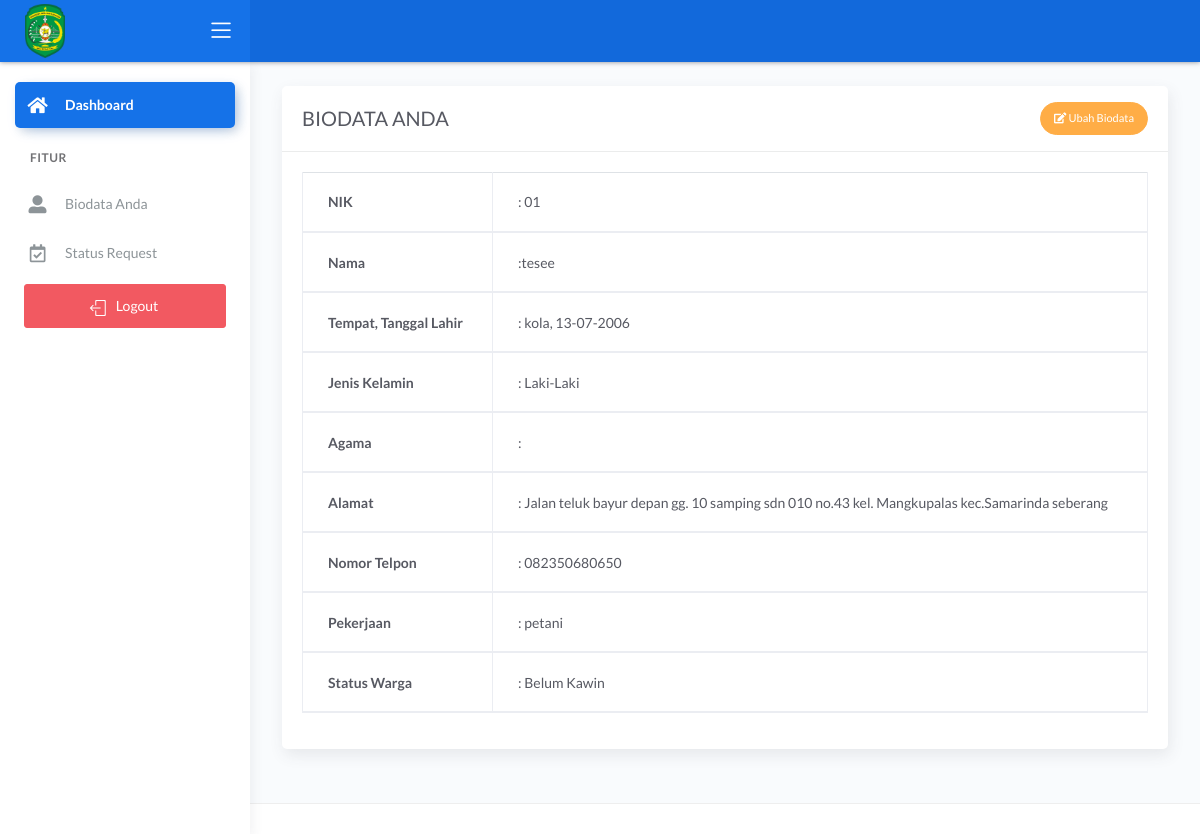
/warga/index.php?halaman=tampil_pemohon (signed in), run on the app's committed database.
### tables this page shows
CREATE TABLE `data_user` (
  `nik` varchar(16) NOT NULL,
  `password` varchar(225) NOT NULL,
  `hak_akses` varchar(50) NOT NULL,
  `nama` varchar(30) NOT NULL,
  `tanggal_lahir` date NOT NULL,
  `tempat_lahir` varchar(30) NOT NULL,
  `jekel` varchar(20) NOT NULL,
  `agama` varchar(20) DEFAULT NULL,
  `rt` int DEFAULT NULL,
  `alamat` text,
  `telepon` varchar(13) DEFAULT NULL,
  `pekerjaan` varchar(50) DEFAULT NULL,
  `status_warga` varchar(30) DEFAULT NULL
);

### warga/tampil_pemohon.php (the view)
<?php include '../konek.php';?>
<?php
	$tampil_nik = "SELECT * FROM data_user WHERE nik=$_SESSION[nik]";
	$query = mysqli_query($konek,$tampil_nik);
	$data = mysqli_fetch_array($query,MYSQLI_BOTH);
	$nik = $data['nik'];
    $nama = $data['nama'];
    $tempat = $data['tempat_lahir'];
    $tanggal = $data['tanggal_lahir'];
    $format = date('d-m-Y',strtotime($tanggal));
    $jekel = $data['jekel'];
    $alamat = $data['alamat'];
    $telepon = $data['telepon'];
    $pekerjaan = $data['pekerjaan'];
    $agama = $data['agama'];
    $status_warga = $data['status_warga'];
?>
<div class="page-inner">
    <div class="row">
        <div class="col-md-12">
            <div class="card">
                <div class="card-header">
                    <div class="d-flex align-items-center">
                        <h4 class="card-title">BIODATA ANDA</h4>
                            <a href="?halaman=ubah_pemohon&nik=<?=$nik;?>" class="btn btn-sm btn-warning btn-round ml-auto">
                                <i class="fa fa-edit"></i>
                                    Ubah Biodata
                            </a>
                    </div>
                </div>
                <div class="card-body">
                    <table class="table table-bordered">
                        <thead>
                            <tr>
                                <th>NIK</th>
                                <td>: <?= $nik;?></td>
                            </tr>
                            <tr>
                                <th>Nama</th>
                                <td>:<?= $nama;?></td>
                            </tr>
                            <tr>
                                <th>Tempat, Tanggal Lahir</th>
                                <td>: <?= $tempat.', '.$format;?></td>
                            </tr>
                            <tr>
                                <th>Jenis Kelamin</th>
                                <td>: <?= $jekel;?></td>
                            </tr>
                            <tr>
                                <th>Agama</th>
                                <td>: <?= $agama;?></td>
                            </tr>
                            <tr>
                                <th>Alamat</th>
                                <td>: <?= $alamat;?></td>
                            </tr>
                            <tr>
                                <th>Nomor Telpon</th>
                                <td>: <?= $telepon;?></td>
                            </tr>
                            <tr>
                                <th>Pekerjaan</th>
                                <td>: <?= $pekerjaan;?></td>
                            </tr>
                            <tr>
                                <th>Status Warga</th>
                                <td>: <?= $status_warga;?></td>
                            </tr>
                        </thead>
                    </table>
                </div>
            </div>
        </div>
    </div>
</div>

### data on the page
data_user: nik "01", nama "tesee", tempat_lahir "kola", tanggal_lahir "13-07-2006", jekel "Laki-Laki", alamat "Jalan teluk bayur depan gg. 10 samping sdn 010 no.43 kel. Mangkupalas kec.Samarinda seberang", telepon "082350680650", pekerjaan "petani", status_warga "Belum Kawin"
